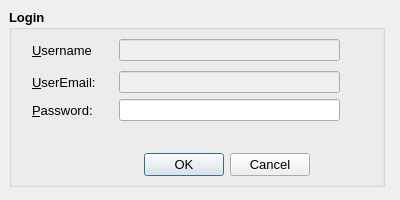
<?xml version="1.0" encoding="UTF-8"?>
<ui version="4.0">
 <class>login</class>
 <widget class="QDialog" name="login">
  <property name="geometry">
   <rect>
    <x>0</x>
    <y>0</y>
    <width>400</width>
    <height>200</height>
   </rect>
  </property>
  <property name="sizePolicy">
   <sizepolicy hsizetype="Fixed" vsizetype="Fixed">
    <horstretch>0</horstretch>
    <verstretch>0</verstretch>
   </sizepolicy>
  </property>
  <property name="minimumSize">
   <size>
    <width>400</width>
    <height>200</height>
   </size>
  </property>
  <property name="maximumSize">
   <size>
    <width>400</width>
    <height>200</height>
   </size>
  </property>
  <property name="windowTitle">
   <string>Login</string>
  </property>
  <property name="windowIcon">
   <iconset resource="invoiceressources.qrc">
    <normaloff>:/icons/dependencies/icon/Program_icon.png</normaloff>:/icons/dependencies/icon/Program_icon.png</iconset>
  </property>
  <widget class="QGroupBox" name="groupBox">
   <property name="geometry">
    <rect>
     <x>9</x>
     <y>9</y>
     <width>376</width>
     <height>178</height>
    </rect>
   </property>
   <property name="minimumSize">
    <size>
     <width>376</width>
     <height>178</height>
    </size>
   </property>
   <property name="maximumSize">
    <size>
     <width>376</width>
     <height>178</height>
    </size>
   </property>
   <property name="font">
    <font>
     <pointsize>10</pointsize>
     <weight>75</weight>
     <bold>true</bold>
    </font>
   </property>
   <property name="title">
    <string>Login</string>
   </property>
   <widget class="QLineEdit" name="editUserEmail">
    <property name="enabled">
     <bool>false</bool>
    </property>
    <property name="geometry">
     <rect>
      <x>110</x>
      <y>62</y>
      <width>221</width>
      <height>22</height>
     </rect>
    </property>
    <property name="font">
     <font>
      <weight>50</weight>
      <bold>false</bold>
     </font>
    </property>
    <property name="text">
     <string/>
    </property>
   </widget>
   <widget class="QLabel" name="textLabel4_2">
    <property name="geometry">
     <rect>
      <x>23</x>
      <y>90</y>
      <width>101</width>
      <height>22</height>
     </rect>
    </property>
    <property name="font">
     <font>
      <weight>50</weight>
      <bold>false</bold>
     </font>
    </property>
    <property name="text">
     <string>&amp;Password:</string>
    </property>
    <property name="buddy">
     <cstring>editPassword</cstring>
    </property>
   </widget>
   <widget class="QLineEdit" name="editPassword">
    <property name="geometry">
     <rect>
      <x>110</x>
      <y>90</y>
      <width>221</width>
      <height>22</height>
     </rect>
    </property>
    <property name="font">
     <font>
      <weight>50</weight>
      <bold>false</bold>
     </font>
    </property>
    <property name="echoMode">
     <enum>QLineEdit::Password</enum>
    </property>
   </widget>
   <widget class="QLabel" name="textLabel4">
    <property name="geometry">
     <rect>
      <x>23</x>
      <y>62</y>
      <width>101</width>
      <height>22</height>
     </rect>
    </property>
    <property name="font">
     <font>
      <weight>50</weight>
      <bold>false</bold>
     </font>
    </property>
    <property name="text">
     <string>&amp;UserEmail:</string>
    </property>
    <property name="buddy">
     <cstring>editUserEmail</cstring>
    </property>
   </widget>
   <widget class="QDialogButtonBox" name="buttonBox">
    <property name="geometry">
     <rect>
      <x>20</x>
      <y>140</y>
      <width>281</width>
      <height>32</height>
     </rect>
    </property>
    <property name="font">
     <font>
      <weight>50</weight>
      <bold>false</bold>
     </font>
    </property>
    <property name="orientation">
     <enum>Qt::Horizontal</enum>
    </property>
    <property name="standardButtons">
     <set>QDialogButtonBox::Cancel|QDialogButtonBox::Ok</set>
    </property>
   </widget>
   <widget class="QLineEdit" name="editUsername">
    <property name="enabled">
     <bool>false</bool>
    </property>
    <property name="geometry">
     <rect>
      <x>110</x>
      <y>30</y>
      <width>221</width>
      <height>22</height>
     </rect>
    </property>
    <property name="font">
     <font>
      <weight>50</weight>
      <bold>false</bold>
     </font>
    </property>
    <property name="echoMode">
     <enum>QLineEdit::Normal</enum>
    </property>
   </widget>
   <widget class="QLabel" name="textLabel4_3">
    <property name="geometry">
     <rect>
      <x>23</x>
      <y>30</y>
      <width>101</width>
      <height>22</height>
     </rect>
    </property>
    <property name="font">
     <font>
      <weight>50</weight>
      <bold>false</bold>
     </font>
    </property>
    <property name="text">
     <string>&amp;Username</string>
    </property>
    <property name="buddy">
     <cstring>editPassword</cstring>
    </property>
   </widget>
  </widget>
 </widget>
 <resources>
  <include location="invoiceressources.qrc"/>
 </resources>
 <connections>
  <connection>
   <sender>buttonBox</sender>
   <signal>accepted()</signal>
   <receiver>login</receiver>
   <slot>accept()</slot>
   <hints>
    <hint type="sourcelabel">
     <x>248</x>
     <y>254</y>
    </hint>
    <hint type="destinationlabel">
     <x>157</x>
     <y>274</y>
    </hint>
   </hints>
  </connection>
  <connection>
   <sender>buttonBox</sender>
   <signal>rejected()</signal>
   <receiver>login</receiver>
   <slot>reject()</slot>
   <hints>
    <hint type="sourcelabel">
     <x>316</x>
     <y>260</y>
    </hint>
    <hint type="destinationlabel">
     <x>286</x>
     <y>274</y>
    </hint>
   </hints>
  </connection>
 </connections>
</ui>
